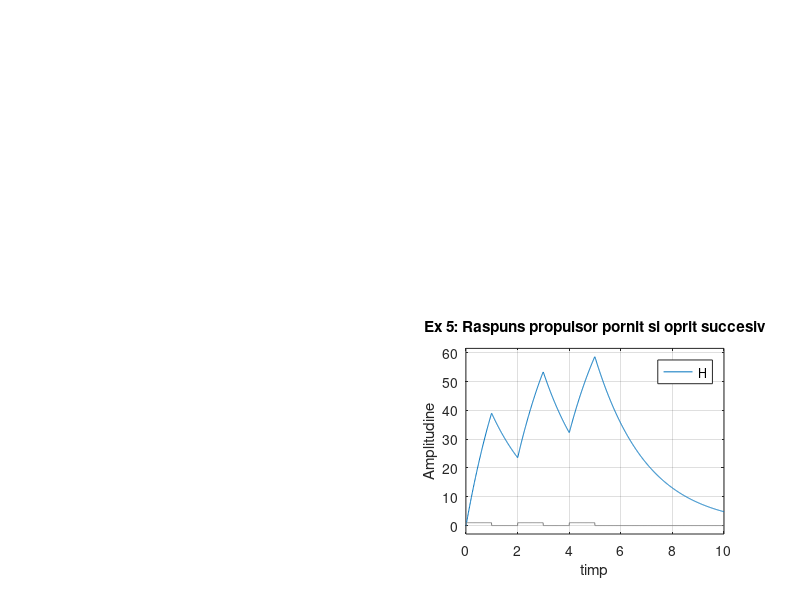

Write the MATLAB code that produced this figure. (Note: this script raises an error after producing the figure.)
% README: Scrieti in consola Lab2. Dupa rularea comenzilor vor aparea
% graficele intr-o fereastra noua si rezolvarile cerintelor 1 si 2
% in consola. Raspunsul la exercitiul 3 se afla la finalul sectiunii
% exercitiului 3.

% Dutu Alin Calin
% 323 CD

function Lab2
    % Exercitiul 1
    
    H = tf(100,[2 1]);
    % H = 100/(2s+1)
    
    if(isstable(H) == 1)
        disp("1) Sistemul este stabil pentru ca nu are poli pozitivi, are doar polul negativ:");
        disp(pole(H));
        
    else
        disp("1) Sistemul este instabil deoarece are pol pozitiv");
    
    end
    
    
    % Exercitiul 2
    
    Hp = zpk([],[-0.5 2],100);
    % Hp = H' = 100/(2s - 1)(s - 2)
    % adaugam un pol pozitiv pentru a destabiliza sistemul
    
    disp("2) Adaug (s-2) la numitor pentru a destabiliza sistemul. Polii lui H' sunt:");
    disp(pole(Hp)');
    
    
    % Exercitiul 3
    
    figure;
    subplot(2,2,1);
    step(H);
    title('Ex 3: Raspunsul propulsorului stabil (H)');
    xlabel('timp');
    ylabel('Amplitudine')
    legend('H');
    
    subplot(2,2,2);
    step(Hp);
    title('Ex 3: Raspunsul propulsorului instabil (H'')');
    xlabel('timp');
    ylabel('Amplitudine');
    legend('H''');
    
    % Conform graficului pentru H' Iron Man ar sta vreo 20 de secunde
    % pana cand propulsorul va incepe sa aiba un raspuns, in urmatoarele
    % 10 secunde raspunsul va creste exponential si va fi atat de puternic
    % incat Iron Man va trece cu siguranta de atmosfera :)).
    
    
    %Exercitiul 4
    
    subplot(2,2,3);
    impulse(H);
    title('Ex 4: Raspunsul propulsorului folosit ofensiv');
    xlabel('timp');
    ylabel('Amplitudine');
    legend('H');
    
    
    %Exercitiul 5
    
    t = 0:0.01:10;
    u = zeros(1,length(t));
    
    % Se creeaza impulsul u conform cerintei 
    for i = 1:length(t)
        if t(i) > 0
            if t(i) < 1
                u(i) = 1;
            end
        end
        
        if t(i) > 2
            if t(i) < 3
                u(i) = 1;
            end
        end
        
        if t(i) > 4
            if t(i) < 5
                u(i) = 1;
            end
        end
    end
    
    subplot(2,2,4);
    lsim(H,u,t);
    title('Ex 5: Raspuns propulsor pornit si oprit succesiv');
    xlabel('timp');
    ylabel('Amplitudine');
    legend('H');
    
    sgtitle('Grafice');
end